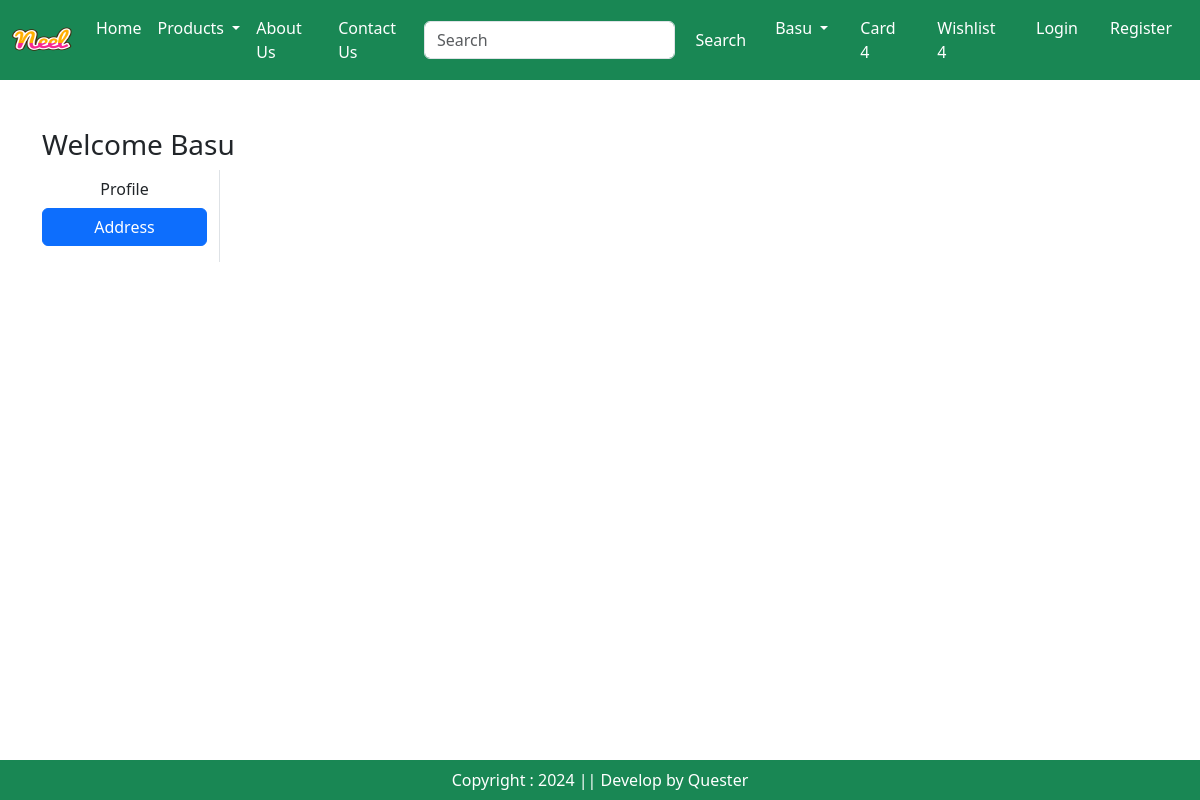
Before: /address/ (signed in) with the older database file.
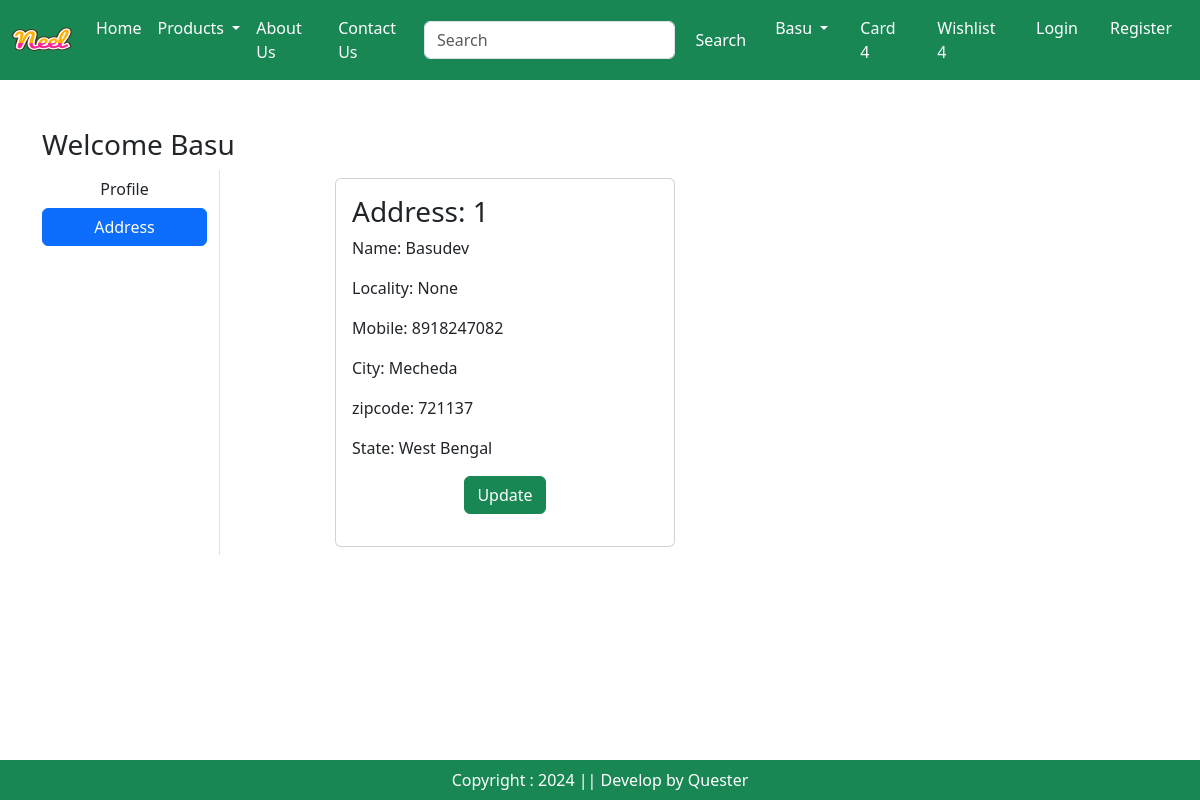
After: the same page with the newer database file.
### app/models.py (models this page shows, shortened)
class Customer(models.Model):
  user  = models.ForeignKey(User,  on_delete=models.CASCADE)
  name = models.CharField(max_length=200)
  locality = models.CharField(max_length=200)
  city = models.CharField(max_length=50)
  mobile = models.IntegerField(default=0)
  zipcode = models.IntegerField()
  state = models.CharField(choices=STATE_CHOICES, max_length=50)

### app/views.py (the view)
# urls.py: path("address/", views.address, name="address"),
def address(request):
  add = Customer.objects.filter(user=request.user)
  return render(request, 'app/address.html',locals())

### app/templates/app/address.html (shortened to what this page needs)
{% extends "app/base.html" %}
{% load static %}
{% block main-content %}
<div class="container my-5">
  <div class="row">
    <h3>Welcome <span class="text-capitalize">{{request.user}}</span></h3>
    <div class="col-sm-2 border-end">
      <ul class="list-unstyled">
        <li class="d-grid"><a href="{% url "profile" %}" class="btn ">Profile</a></li>
        <li class="d-grid"><a href="{% url "address" %}" class="btn btn-primary"> Address</a></li>
      </ul>
    </div>
    <div class="col-sm-8 offset-sm-1">
      <div class="row">
        {% for ad in add %}
          <div class="col-sm-6">
            <div class="card m-2">
              <div class="card-body">
                <h3>Address: {{forloop.counter}}</h3>
                <p>Name: {{ad.name}}</p>
                <p>Locality: {{ad.locality}}</p>
                <p>Mobile: {{ad.mobile}}</p>
                <p>City: {{ad.city}}</p>
                <p>zipcode: {{ad.zipcode}}</p>
                <p>State: {{ad.state}}</p>
                <p class="text-center"><a href="{% url "updateAddress" pk=ad.id %}" type="button" class="btn btn-success">Update</a></p>
            </div>
          </div>
        </div>
        {% endfor %}
      </div>
    </div>
  </div>
</div>
{% endblock main-content %}

Changed rows visible on the page:
added Customer: name "Basudev", locality "None", mobile "8918247082", city "Mecheda", zipcode "721137", state "West Bengal"
